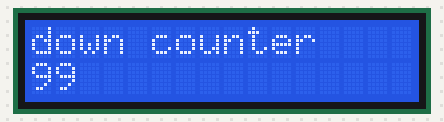
A sketch run on a simulated Arduino Uno, built with avr-gcc and run on an emulated ATmega328P. Parts: 16×2 character LCD.

Above: at 0.1 s.
At 4.1 s:
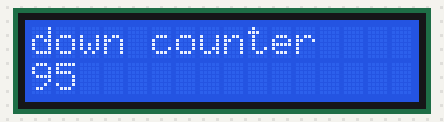
At 8.1 s:
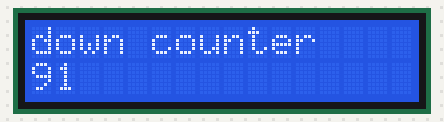
At 19.1 s:
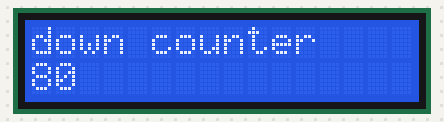
At 28.1 s:
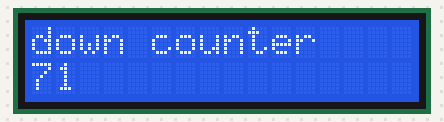
At 38.1 s:
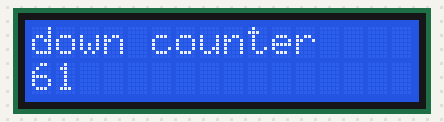

Measured:
- what the display in image 1 shows lasts 1.0 s, from 4.1 s to 5.1 s

The sketch:

P37-1_LCD_down_counter_99.ino
```cpp
/*
*P37-1
*設計Arduino 程式，在第0 行、第0 列顯示字元"down counter"，
*在第0行、第1列顯示99~00 計數值，每秒下數加1。
*/

/*
*LiquidCrystal(rs, rw, enable, d4, d5, d6, d7)
	 1              16
	|________________|
	|      LCD       |
	|________________|
*1 -> Vss(GND)
*2 -> Vdd(5V)
*3 -> Vo(Contrast)
*4 -> RS(Register sel)
*5 -> R/W(LCM)
*6 -> E(LCM enable)
*7~14 -> Data bus(DB0(LSB)~DB7(MSB))
*/
#include <LiquidCrystal.h>

LiquidCrystal lcd(12, 11, 10, 5, 4, 3, 2);

int n = 99; //Current counter value

void setup()
{
	lcd.begin(16,2);
	lcd.setCursor(0,0);
	lcd.print("down counter");
	lcd.setCursor(0,1);
}

void loop()
{
	if(n < 0) n = 99;
	int tmp = n;
	for(int i=1;i>=0;i--)
	{
		lcd.setCursor(i,1);
		lcd.print(tmp%10);
		tmp /= 10;
	}
	n--;
	delay(1000);
}
```
